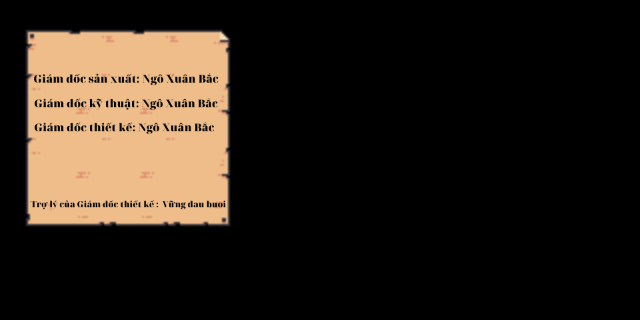

Below is a game level as drawn by its tile map, then a one-line description and the .tmx file that defines it, in full:
An orthogonal 20x10 tile map with 32x32 px tiles, 1 tile layer (Yellow Paper).

<map version="1.8" tiledversion="1.8.2" orientation="orthogonal" renderorder="right-down" width="20" height="10" tilewidth="32" tileheight="32" infinite="0" nextlayerid="23" nextobjectid="1">
 <tileset firstgid="1" name="Info" tilewidth="256" tileheight="256" tilecount="1" columns="0">
  <grid orientation="orthogonal" width="1" height="1" />
  <tile id="0">
   <image width="256" height="256" source="../objects/Menu/Yellow Paper/info.png" />
  </tile>
 </tileset>
 <layer id="12" name="Yellow Paper" width="20" height="10">
  <data encoding="csv">
0,0,0,0,0,0,0,0,0,0,0,0,0,0,0,0,0,0,0,0,
0,0,0,0,0,0,0,0,0,0,0,0,0,0,0,0,0,0,0,0,
0,0,0,0,0,0,0,0,0,0,0,0,0,0,0,0,0,0,0,0,
0,0,0,0,0,0,0,0,0,0,0,0,0,0,0,0,0,0,0,0,
0,0,0,0,0,0,0,0,0,0,0,0,0,0,0,0,0,0,0,0,
0,0,0,0,0,0,0,0,0,0,0,0,0,0,0,0,0,0,0,0,
0,0,0,0,0,0,0,0,0,0,0,0,0,0,0,0,0,0,0,0,
1,0,0,0,0,0,0,0,0,0,0,0,0,0,0,0,0,0,0,0,
0,0,0,0,0,0,0,0,0,0,0,0,0,0,0,0,0,0,0,0,
0,0,0,0,0,0,0,0,0,0,0,0,0,0,0,0,0,0,0,0
</data>
 </layer>
</map>
